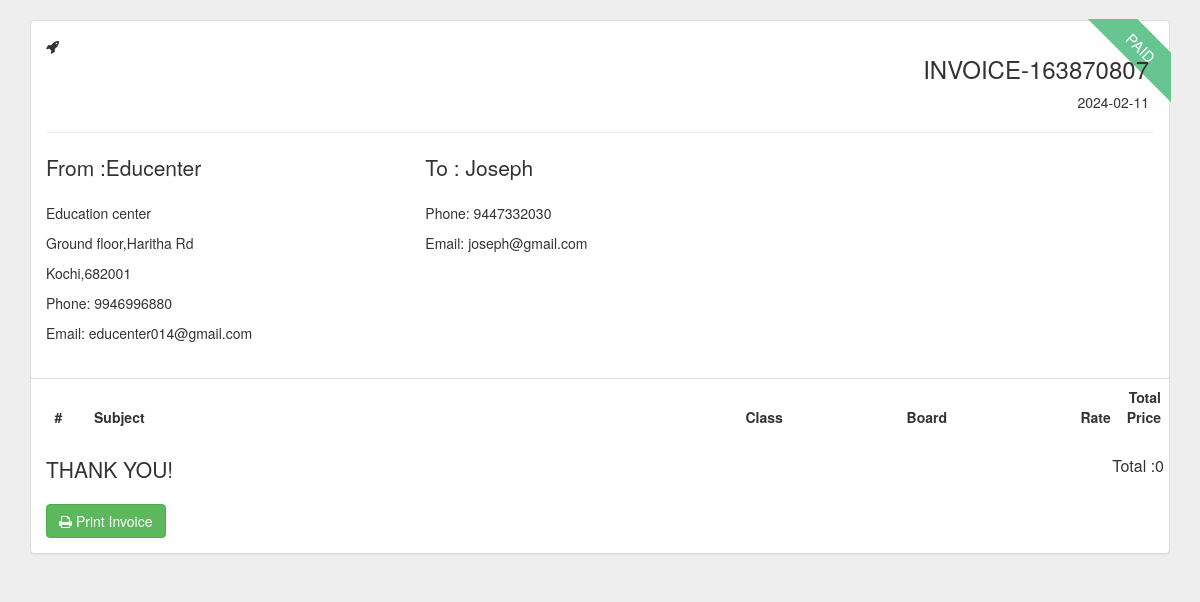
The page /project/Parent/Bill.php (signed in) on the database its author committed.
### tables this page shows
CREATE TABLE `tbl_parent` (
  `parent_id` int(11) NOT NULL auto_increment,
  `parent_name` varchar(50) NOT NULL,
  `student_name` varchar(50) NOT NULL,
  `parent_contact` varchar(50) NOT NULL,
  `parent_email` varchar(50) NOT NULL,
  `student_photo` varchar(50) NOT NULL,
  `place_id` int(11) NOT NULL,
  `parent_pass` varchar(50) NOT NULL,
  PRIMARY KEY  (`parent_id`)
);

### project/Parent/Bill.php (the view, shortened to what this page needs)
<?php
	$no=rand();
	$d=date('Y-m-d');
	$sel="select * from tbl_parent where parent_id='".$_SESSION["pid"]."'";
	$row=mysql_query($sel);
	$data=mysql_fetch_array($row);
	?>
<!DOCTYPE html>
<html lang="en">
<head>
    <link href="https://netdna.bootstrapcdn.com/bootstrap/3.3.6/css/bootstrap.min.css" rel="stylesheet">
</head>
<body>
<link href="https://maxcdn.bootstrapcdn.com/font-awesome/4.3.0/css/font-awesome.min.css" rel="stylesheet">
<div class="container bootstrap snippets bootdeys">
<div class="row" id="pri">
  <div class="col-sm-12">
	  	<div class="panel panel-default invoice" id="invoice">
		  <div class="panel-body">
			<div class="invoice-ribbon"><div class="ribbon-inner">PAID</div></div>
		    <div class="row" >
				<div class="col-sm-6 top-left">
					<i class="fa fa-rocket"></i>
				</div>
				<div class="col-sm-6 top-right">
						<h3 class="marginright">INVOICE-<?php echo $no?></h3>
						<span class="marginright"><?php echo $d?></span>
			    </div>
			</div>
			<hr>
			<div class="row">
				<div class="col-xs-4 from">
					<p class="lead marginbottom">From :Educenter</p>
					<p>Education center </p>
					<p>Ground floor,Haritha Rd </p>
					<p>Kochi,682001</p>
					<p>Phone: 9946996880</p>
					<p>Email: educenter014@gmail.com</p>
				</div>
				<div class="col-xs-4 to">
					<p class="lead marginbottom">To : <?php echo $data["parent_name"]?></p>
					<p>Phone: <?php echo $data["parent_contact"]?></p>
					<p>Email: <?php echo $data["parent_email"]?></p>
			    </div>
			</div>
			<div class="row table-row">
				<table class="table table-striped">
			      <thead>
			        <tr>
			          <th class="text-center" style="width:5%">#</th>
			          <th style="width:50%">Subject</th>
			          <th class="text-right" style="width:15%">Class </th>
			          <th class="text-right" style="width:15%">Board</th>
					  <th class="text-right" style="width:15%">Rate</th>
			          <th class="text-right" style="width:15%">Total Price</th>
			        </tr>
			      </thead>
					<?php
					$tot=0;
					?>
			    </table>
			</div>
			<div class="row">
			<div class="col-xs-6 margintop">
				<p class="lead marginbottom">THANK YOU!</p>
				<button class="btn btn-success" id="invoice-print" onclick="printDiv('pri')"><i class="fa fa-print"></i> Print Invoice</button>
			</div>
			<div class="col-xs-6 text-right pull-right invoice-total">
			          <p>Total :<?php echo $tot ?></p>
			</div>
			</div>
		  </div>
		</div>
	</div>
</div>
</div>
</body>
</html>

### project/Parent/Bill.php (style rules this page uses)
body { margin-top:20px; background:#eee; }
.invoice .top-right { text-align:right; padding-right:20px; }
.invoice .table-row { margin-left:-15px; margin-right:-15px; margin-top:25px; }
.invoice .table-row .table>thead { border-top:1px solid #ddd; }
.invoice .table-row .table>thead>tr>th { border-bottom:none; }
.invoice .invoice-total { margin-right:-10px; font-size:16px; }
.invoice-ribbon { width:85px; height:88px; overflow:hidden; position:absolute; top:-1px; right:14px; }
.ribbon-inner { text-align:center; -webkit-transform:rotate(45deg); -moz-transform:rotate(45deg); -ms-transform:rotate(45deg); -o-transform:rotate(45deg); position:relative; padding:7px 0; left:-5px; top:11px; width:120px; background-color:#66c591; font-size:15px; color:#fff; }
.ribbon-inner:before,.ribbon-inner:after { content:""; position:absolute; }
.ribbon-inner:before { left:0; }
.ribbon-inner:after { right:0; }

### rows shown on the page
tbl_parent: parent_name "Joseph", parent_contact "9447332030", parent_email "joseph@gmail.com"

### other values the page prints
$tot "0"
